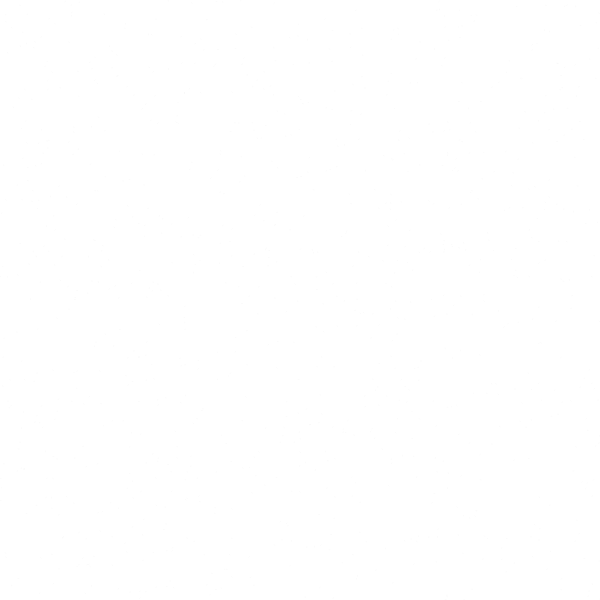
Frame 1 (no input)
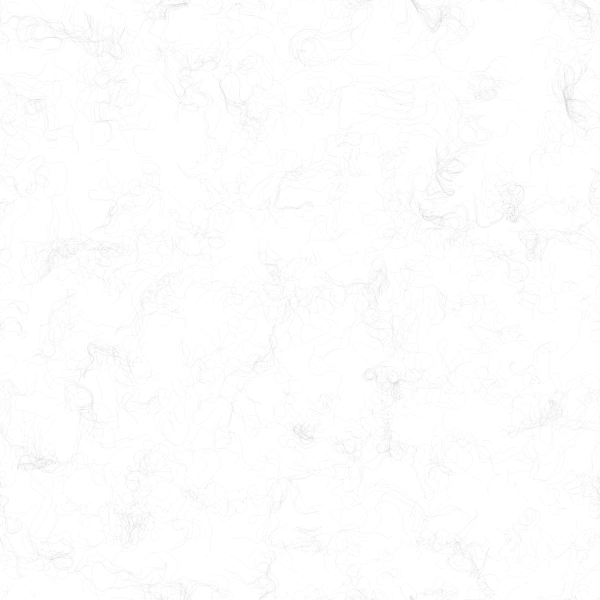
Frame 60 (no input)
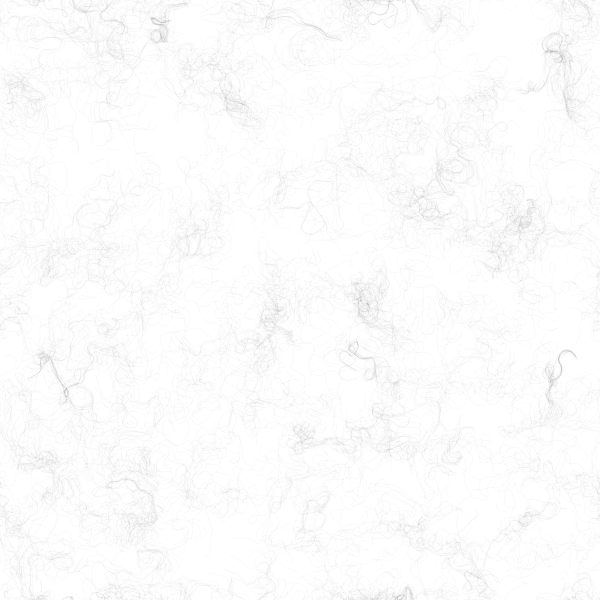
Frame 120 (the mouse pressed at the canvas centre since frame 60)

The p5.js sketch that drew these frames (run headless with seeded random() and noise() and a simulated clock; from frame 60 on, the mouse is pressed at the canvas centre):

// p5.js sketch
// ── sketch.js
// 使用Perlin噪声来创建一个二维流场
// Video: https://www.youtube.com/watch?v=BjoM9oKOAKY&list=PLRqwX-V7Uu6bgPNQAdxQZpJuJCjeOr7VD&index=6

let inc = 0.1;
let scl = 10;
let cols, rows;
let fr;
let zoff = 0;
let particles = [];
let flowfield;

function setup() {
  createCanvas(600, 600);
  pixelDensity(1);
  cols = floor(width / scl);
  rows = floor(height / scl);
  fr = createP("");
  flowfield = new Array(rows * cols);
  for (let i = 0; i < 1000; i++) {
    particles.push(new Particle());
  }
  background(255);
}

function draw() {
  // randomSeed(10); // 确保每一次软件执行时都会返回一样的伪随机数。
  let yoff = 0;
  for (let x = 0; x < rows; x++) {
    let xoff = 0;
    for (let y = 0; y < cols; y++) {
      let index = x + y * cols;
      let angle = noise(xoff, yoff, zoff) * TWO_PI * 4;
      // TWO_PI 是个值为 6.28318530717958647693 的数学常量。它是圆形周长与直径的比例的两倍
      let v = p5.Vector.fromAngle(angle);
      v.setMag(1); // 设置一个长度
      flowfield[index] = v;
      xoff += inc;
      stroke(0, 100);
      // push();
      // translate(x * scl, y * scl);
      // rotate(v.heading());
      // strokeWeight(1);
      // line(0, 0, scl, 0);
      // pop();
    }
    yoff += inc;
    zoff += 0.001;
  }
  for (let i = 0; i < particles.length; i++) {
    particles[i].follow(flowfield);
    particles[i].update();
    particles[i].show();
    particles[i].edges();
  }
  fr.html(`frameRate:${floor(frameRate())}`);
}

class Particle {
  constructor() {
    this.pos = createVector(random(width), random(height)); // 位置
    this.vel = createVector(0, 0); // 速度
    this.acc = createVector(0, 0); // 加速度
    this.maxspeed = 2; // 最高速度
    this.prevPos = this.pos.copy();
  }

  update() {
    this.vel.add(this.acc);
    this.vel.limit(this.maxspeed);
    this.pos.add(this.vel);
    this.acc.mult(0);
  }

  applyForce(force) {
    this.acc.add(force);
  }

  show() {
    strokeWeight(1);
    stroke(0, 5);
    line(this.pos.x, this.pos.y, this.prevPos.x, this.prevPos.y);
    this.updatePrevPos()
  }

  updatePrevPos() {
    this.prevPos.x = this.pos.x;
    this.prevPos.y = this.pos.y;
  }

  edges() {
    if (this.pos.x > width) {
      this.pos.x = 0;
      this.updatePrevPos();
    }
    if (this.pos.x < 0) {
      this.pos.x = width;
      this.updatePrevPos();
    }
    if (this.pos.y > height) {
      this.pos.y = 0;
      this.updatePrevPos();
    }
    if (this.pos.y < 0) {
      this.pos.y = height;
      this.updatePrevPos();
    }
  }

  follow(vectors) {
    let x = floor(this.pos.x / scl);
    let y = floor(this.pos.y / scl);
    let index = x + y * cols;
    let force = vectors[index];
    this.applyForce(force);
  }
}
